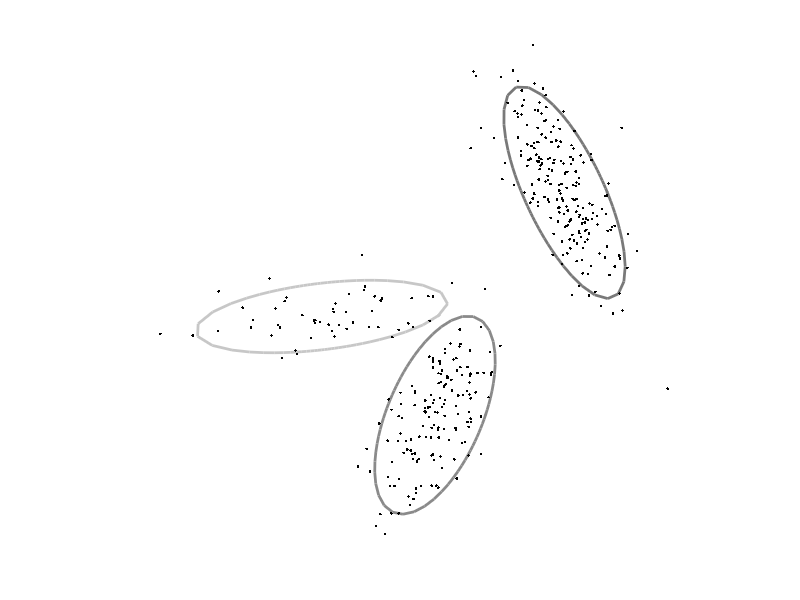
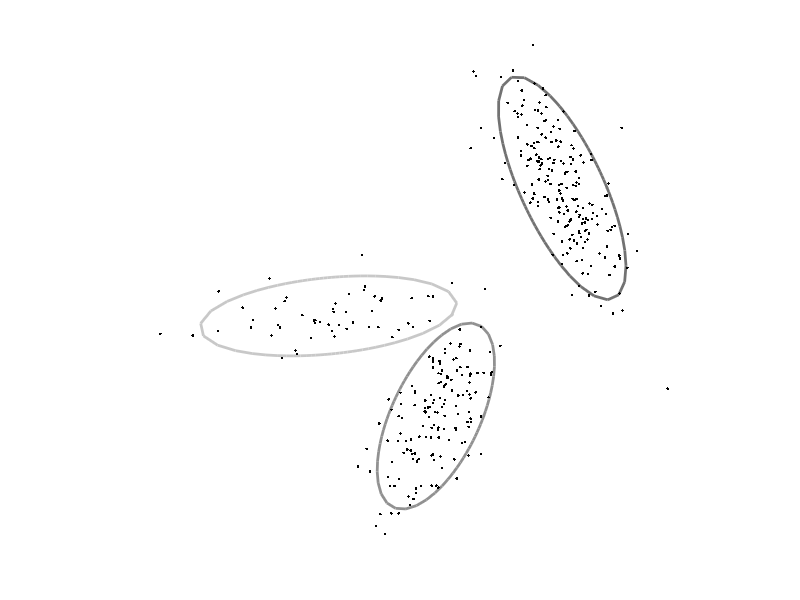

Source code (MATLAB) for these figures, in order:
function r=practicalMixGaussC

%The goal of this practical is to generate some data from an n-Dimensional
%mixtures of Gaussians model, and subsequently to fit an
%n-dimensional mixtures of Gaussians model to it to recover the original
%parameters

%You should use this template for your code and fill in the missing 
%sections marked "TO DO"

%close all open plots
close all;

%define true parameters for mixture of k Gaussians
%we will represent the mixtures of Gaussians as a Matlab structure
%in d dimenisions, the mean field
%will be a dxk matrix and the cov field will be a dxdxk matrix.
mixGaussTrue.k = 3;
mixGaussTrue.d = 2;
mixGaussTrue.weight = [0.1309 0.3966 0.4725];
mixGaussTrue.mean(:,1) = [ 4.0491 ; 4.8597];
mixGaussTrue.mean(:,2) = [ 7.7578 ; 1.6335];
mixGaussTrue.mean(:,3) = [11.9945 ; 8.9206];
mixGaussTrue.cov(:,:,1) = [  4.2534    0.4791;  0.4791    0.3522];
mixGaussTrue.cov(:,:,2) = [  0.9729    0.8723;  0.8723    2.6317];
mixGaussTrue.cov(:,:,3) = [  0.9886   -1.2244; -1.2244    3.0187];

%define number of samples to generate
nData = 400;

%generate data from the mixture of Gaussians
%TO DO - fill in this routine (below)
data = mixGaussGen(mixGaussTrue,nData);

%draw data, true Gaussians
figure;
drawEMData2d(data,mixGaussTrue);
drawnow;

%define number of components to estimate
nGaussEst = 3;

%fit mixture of Gaussians
%TO DO fill in this routine (below)
figure;
mixGaussEst = fitMixGauss(data,nGaussEst);




%==========================================================================
%==========================================================================

%the goal of this function is to generate data from a k-dimensional
%mixtures of Gaussians structure.
function data = mixGaussGen(mixGauss,nData);

%create space for output data
data = zeros(mixGauss.d,nData);
%for each data point
for (cData =1:nData)
    %randomly choose Gaussian according to probability distributions
    h = sampleFromDiscrete(mixGauss.weight);
    %draw a sample from the appropriate Gaussian distribution
    %first sample from the covariance matrix (google how to do this - it
    %will involve the Matlab command 'chol').  Then add the mean vector
    %TO DO (f)- replace this
    sigma = mixGauss.cov(:,:,h);
    mean = mixGauss.mean(:,h);
    chol_decomp = chol(sigma, 'lower');
    this_sample = chol_decomp * randn(2,1) + mean;
    
    data(:,cData) = this_sample;
   
end;
    
%==========================================================================
%==========================================================================

function mixGaussEst = fitMixGauss(data,k);
        
[nDim nData] = size(data);

%MAIN E-M ROUTINE 
%there are nData data points, and there is a hidden variable associated
%with each.  If the hidden variable is 0 this indicates that the data was
%generated by the first Gaussian.  If the hidden variable is 1 then this
%indicates that the hidden variable was generated by the second Gaussian
%etc.

postHidden = zeros(k, nData);

%in the E-M algorithm, we calculate a complete posterior distribution over
%the (nData) hidden variables in the E-Step.  In the M-Step, we
%update the parameters of the Gaussians (mean, cov, w).  

%we will initialize the values to random values
mixGaussEst.d = nDim;
mixGaussEst.k = k;
mixGaussEst.weight = (1/k)*ones(1,k);
mixGaussEst.mean = 2*randn(nDim,k);
for (cGauss =1:k)
    mixGaussEst.cov(:,:,cGauss) = (0.5+1.5*rand(1))*eye(nDim,nDim);
end;

%calculate current likelihood
%TO DO - fill in this routine
logLike = getMixGaussLogLike(data,mixGaussEst);
fprintf('Log Likelihood Iter 0 : %4.3f\n',logLike);

nIter = 20;
for (cIter = 1:nIter)
   %Expectation step
   
   for (cData = 1:nData)
        %TO DO (g): fill in column of 'hidden' - calculate posterior probability that
        %this data point came from each of the Gaussians
        %replace this:
        normalisation = 0;
        responsibility = zeros(mixGaussEst.d,1);
        for (z = 1:k)
            this_norm = getGaussProb(data(:,cData),mixGaussEst.mean(:,z), ...
                mixGaussEst.cov(:,:,z)) * mixGaussEst.weight(z);
            normalisation = normalisation + this_norm;
        end
        
        for (z = 1:k)
            prior = mixGaussEst.weight(z);
            likelihood = getGaussProb(data(:,cData),mixGaussEst.mean(:,z), ...
                mixGaussEst.cov(:,:,z));
            responsibility(z) = prior * likelihood / normalisation;
        end
        
        postHidden(:,cData) = responsibility;
   end;
   
   %Maximization Step
   
   %for each constituent Gaussian
   for (cGauss = 1:k) 
        this_resp = postHidden(cGauss,:);
        %TO DO (h):  Update weighting parameters mixGauss.weight based on the total
        %posterior probability associated with each Gaussian. Replace this:
        sum_r = sum(this_resp);
        mixGaussEst.weight(cGauss) = sum_r / sum(postHidden(:));
   
        %TO DO (i):  Update mean parameters mixGauss.mean by weighted average
        %where weights are given by posterior probability associated with
        %Gaussian.  Replace this:
        postHidden_stacked = repmat(this_resp, mixGaussEst.d, 1);
        sum_rx_mat = postHidden_stacked .* data ;
        sum_rx = sum(sum_rx_mat,2);
        new_mean = sum_rx / sum_r;
        mixGaussEst.mean(:,cGauss) = new_mean;
        
        %TO DO (j):  Update covarance parameter based on weighted average of
        %square distance from update mean, where weights are given by
        %posterior probability associated with Gaussian
        new_cov = zeros(mixGaussEst.d,mixGaussEst.d);
        for (i = 1:nData)
            meandiff = data(:,i) - new_mean;
            new_cov = new_cov + this_resp(i) * (meandiff * meandiff') ...
                / sum_r;
        end
        mixGaussEst.cov(:,:,cGauss) = new_cov;
   end;
   
   %draw the new solution
   drawEMData2d(data,mixGaussEst);drawnow;

   %calculate the log likelihood
   logLike = getMixGaussLogLike(data,mixGaussEst);
   fprintf('Log Likelihood Iter %d : %4.3f\n',cIter,logLike);

end;


%==========================================================================
%==========================================================================

%the goal of this routine is to calculate the log likelihood for the whole
%data set under a mixture of Gaussians model. We calculate the log as the
%likelihood will probably be a very small number that Matlab may not be
%able to represent.
function logLike = getMixGaussLogLike(data,mixGaussEst);

%find total number of data items
nData = size(data,2);

%initialize log likelihoods
logLike = 0;

%run through each data item
for(cData = 1:nData)
    thisData = data(:,cData);    
    %TO DO - calculate likelihood of this data point under mixture of
    %Gaussians model. Replace this
    like = 0;
    for (k = 1:mixGaussEst.k);
        this_weight = mixGaussEst.weight(k);
        this_x = data(:,cData);
        this_mean = mixGaussEst.mean(:,k);
        this_cov = mixGaussEst.cov(:,:,k);
        this_like = this_weight * getGaussProb(this_x,this_mean,this_cov);
        like = like + this_like;
    end
    
    %add to total log like
    logLike = logLike+log(like);
end;


%==========================================================================
%==========================================================================

%The goal fo this routine is to draw the data in histogram form and plot
%the mixtures of Gaussian model on top of it.
function r = drawEMData2d(data,mixGauss)


set(gcf,'Color',[1 1 1]);
plot(data(1,:),data(2,:),'k.');

for (cGauss = 1:mixGauss.k)
    drawGaussianOutline(mixGauss.mean(:,cGauss),mixGauss.cov(:,:,cGauss),mixGauss.weight(cGauss));
    hold on;
end;
plot(data(1,:),data(2,:),'k.');
axis square;axis equal;
axis off;
hold off;drawnow;

    


%=================================================================== 
%===================================================================

%draw 2DGaussian
function r= drawGaussianOutline(m,s,w)

hold on;
angleInc = 0.1;

c = [0.9*(1-w) 0.9*(1-w) 0.9*(1-w)];


for (cAngle = 0:angleInc:2*pi)
    angle1 = cAngle;
    angle2 = cAngle+angleInc;
    [x1 y1] = getGaussian2SD(m,s,angle1);
    [x2 y2] = getGaussian2SD(m,s,angle2);
    plot([x1 x2],[y1 y2],'k-','LineWidth',2,'Color',c);
end

%===================================================================
%===================================================================

%find position of in xy co-ordinates at 2SD out for a certain angle
function [x,y]= getGaussian2SD(m,s,angle1)

if (size(s,2)==1)
    s = diag(s);
end;

vec = [cos(angle1) sin(angle1)];
factor = 4/(vec*inv(s)*vec');

x = cos(angle1) *sqrt(factor);
y = sin(angle1) *sqrt(factor);

x = x+m(1);
y = y+m(2);

%==========================================================================
%==========================================================================

%draws a random sample from a discrete probability distribution using a
%rejection sampling method
function r = sampleFromDiscrete(probDist);

nIndex = length(probDist);
while(1)
    %choose random index
    r=ceil(rand(1)*nIndex);
    %choose random height
    randHeight = rand(1);
    %if height is less than probability value at this point in the
    %histogram then select
    if (randHeight<probDist(r))
        break;
    end;
end;

% Custom-made subroutine to return probability of multivariate Gaussian
% TAKES COLUMN VECTORS.
function prob = getGaussProb(x,mean,cov)
dim = length(mean);
const = 1 / ((2*pi)^(dim/2) * sqrt(det(cov)));
meandiff = x - mean;
power = -1/2 * meandiff' * inv(cov) * meandiff;
prob = const * exp(power);